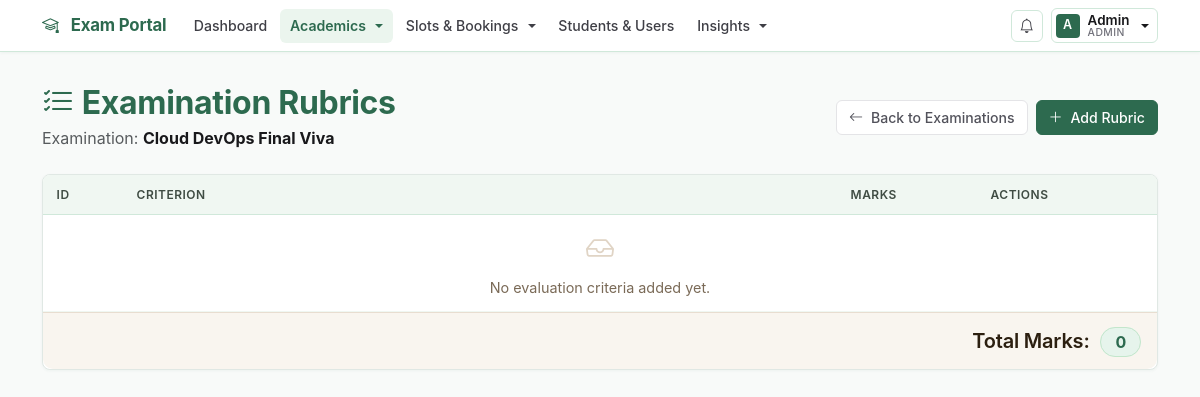
/examination/3/rubrics (signed in), run on an earlier commit of the app's database.
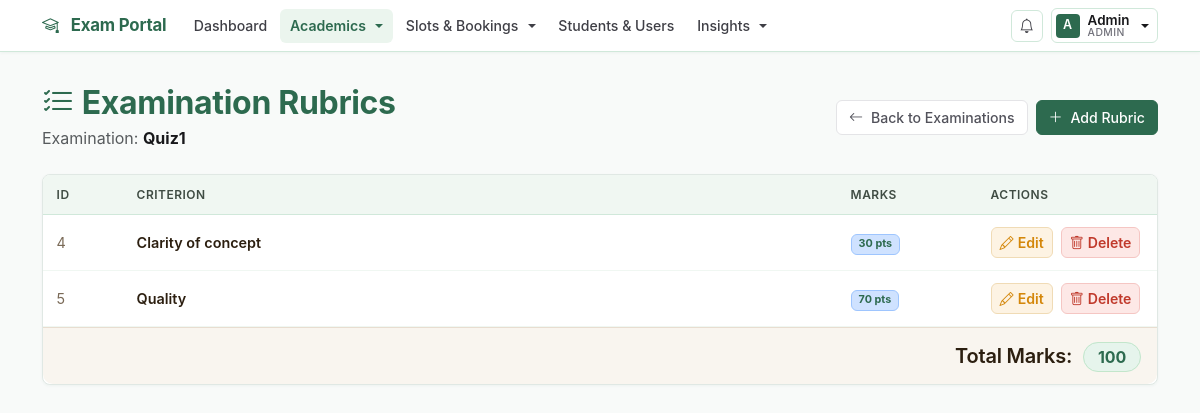
And on a later commit of the database.
### models.py (models this page shows, shortened)
class Examination(db.Model):
    id = db.Column(db.Integer, primary_key=True)
    name = db.Column(db.String(100), nullable=False)
    course_id = db.Column(
        db.Integer, db.ForeignKey("course.id"), nullable=False
    )
    status = db.Column(db.String(30), default="Draft")
    slot_creation_start = db.Column(db.String(30))
    slot_creation_end = db.Column(db.String(30))
    booking_start = db.Column(db.String(30))
    booking_end = db.Column(db.String(30))
    slot_creation_open = db.Column(db.Boolean, default=False)
    booking_open = db.Column(db.Boolean, default=False)
    course = db.relationship("Course", backref="examinations")

class ExaminationRubric(db.Model):
    id = db.Column(db.Integer, primary_key=True)
    examination_id = db.Column(
        db.Integer, db.ForeignKey("examination.id"), nullable=False
    )
    criterion = db.Column(db.String(200), nullable=False)
    marks = db.Column(db.Integer, nullable=False)
    examination = db.relationship("Examination", backref="rubrics")

### routes/admin.py (the view)
    @app.route("/examination/<int:examination_id>/rubrics")
    @role_required("Admin")
    def manage_rubrics(examination_id):
        examination = Examination.query.get_or_404(examination_id)
        rubrics = ExaminationRubric.query.filter_by(
            examination_id=examination_id
        ).all()
        total_marks = sum(rubric.marks for rubric in rubrics)
        return render_template(
            "rubrics.html",
            examination=examination,
            rubrics=rubrics,
            total_marks=total_marks
        )

### app.py (called while the page is built)
@app.context_processor
def inject_global_data():
    unread_count = 0
    if "user_id" in session:
        unread_count = Notification.query.filter_by(
            user_id=session["user_id"],
            is_read=False,
        ).count()
    return {"unread_notifications_count": unread_count}

### helpers.py (called while the page is built)
def role_required(required_role):
    def decorator(fn):
        @wraps(fn)
        def wrapper(*args, **kwargs):
            if "user_id" not in session:
                return redirect(url_for("login"))
            user = User.query.get(session["user_id"])
            if not user or not user.is_active:
                session.clear()
                return redirect(url_for("login"))
            if user.role != required_role:
                abort(403)
            if user.role == "Examiner" and not user.is_approved:
                session.clear()
                return redirect(url_for("login"))
            return fn(*args, **kwargs)
        return wrapper
    return decorator

### templates/rubrics.html (shortened to what the changed rows need)
{% extends "base.html" %}
{% block content %}
<div class="container mt-4">
    <div class="d-flex justify-content-between align-items-center mb-4">
        <div>
            <h2 class="fw-bold mb-1" style="color: var(--color-primary);">
                <i class="bi bi-list-check me-2" style="color: var(--color-accent);"></i>Examination Rubrics
            </h2>
            <p class="text-muted mb-0">
                Examination: <strong style="color: var(--color-text);">{{ examination.name }}</strong>
            </p>
        </div>
    </div>
    <div class="card shadow-sm mb-4">
        <div class="card-body p-0">
            <div class="table-responsive">
                <table class="table table-hover align-middle mb-0">
                    <thead class="warm-thead">
                        <tr>
                            <th style="width: 80px;">ID</th>
                            <th>Criterion</th>
                            <th style="width: 140px;">Marks</th>
                            <th style="width: 180px;">Actions</th>
                        </tr>
                    </thead>
                    <tbody>
                        {% for rubric in rubrics %}
                        <tr>
                            <td style="color: #7a6a57; font-size: 0.9rem;">{{ rubric.id }}</td>
                            <td class="fw-semibold" style="color: #2c1f10;">{{ rubric.criterion }}</td>
                            <td>
                                <span class="badge bg-primary-subtle text-primary border border-primary-subtle">
                                    {{ rubric.marks }} pts
                                </span>
                            </td>
                            <td>
                                <a href="{{ url_for('edit_rubric', rubric_id=rubric.id) }}"
                                   class="btn btn-sm me-1"
                                   style="background: #fdf3e3; color: #d4870a; border: 1px solid #f0dbb5; border-radius: 6px; font-weight: 600;">
                                    <i class="bi bi-pencil me-1"></i>Edit
                                </a>
                                <form action="{{ url_for('delete_rubric', rubric_id=rubric.id) }}"
                                      method="POST"
                                      style="display:inline;"
                                      onsubmit="return confirm('Are you sure you want to delete this rubric?');">
                                    <button type="submit" class="btn btn-sm"
                                            style="background: #fde8e6; color: #c0392b; border: 1px solid #f5c6c3; border-radius: 6px; font-weight: 600;">
                                        <i class="bi bi-trash me-1"></i>Delete
                                    </button>
                                </form>
                            </td>
                        </tr>
                        {% else %}
                        <tr>
                            <td colspan="4" class="text-center py-4" style="color: #7a6a57;">
                                <i class="bi bi-inbox fs-3 d-block mb-2" style="color: #e0d4c5;"></i>
                                No evaluation criteria added yet.
                            </td>
                        </tr>
                        {% endfor %}
                    </tbody>
                </table>
            </div>
        </div>
        <div class="card-footer d-flex justify-content-end align-items-center py-3"
             style="background: #f9f5ef; border-top: 1px solid #e8ddd0; border-radius: 0 0 10px 10px;">
            <h5 class="mb-0" style="color: #2c1f10;">
                Total Marks:
                <span style="background: #e6f4ec; color: #2d6a4f; border-radius: 20px;
                             padding: 4px 14px; font-size: 1rem; font-weight: 700;
                             border: 1px solid #c3e6cb; margin-left: 6px;">
                    {{ total_marks }}
                </span>
            </h5>
        </div>
    </div>
</div>
{% endblock %}

What changed in the data, as far as the page shows it:
changed Examination: name "Cloud DevOps Final Viva" → "Quiz1"
added ExaminationRubric: id "4", criterion "Clarity of concept", marks "30"
added ExaminationRubric: id "5", criterion "Quality", marks "70"
Also different on the page:
{{ total_marks }}: "0" → "100"
text no longer shown: "No evaluation criteria added yet."
